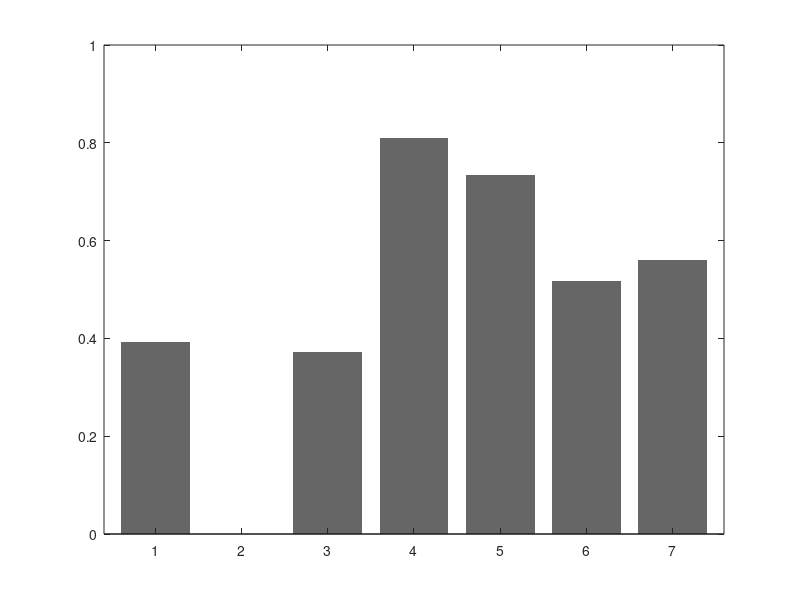

This figure's MATLAB source: (Note: this script raises an error after producing the figure.)
clear all
close all
clc

region = {'Northeast', 'Inner Mongolia', 'Northwest', 'North', 'East', 'Central', 'South'};

capacity = [
    107 % northeast, [GW]
     56 % inner mongolia
    118 % northwest
    195 % north
    233 % east
    236 % central
    202];%south

peak_demand = [
     42 % [GW]
    nan
     44
    158
    171
    122
    113];

generation_adaquacy = peak_demand./capacity;

% ==============================
figure(1); clf;
bar(generation_adaquacy, 'facec', [0.4 0.4 0.4], 'edge', 'none');
ylim([0 1]);
xlim([0.4 7.6]);
goldenratio;
set(gca, 'fontsize', 8);
ylabel('Generation Adaquacy (-)');
h = my_xticklabels(gca, 1:7, region, 'Rotation',25, 'horizontalalignment', 'right', 'fontsize', 8);
box off;
my_gridline('y');
set(gca, 'layer', 'bottom');
set(gca, 'pos', [0.1300    0.2017    0.8335    0.7401]);
text(2,0.03, 'N/A', 'rotation', 90, 'fontsize', 9, 'fontweight', 'bold');
text(0.65, 0.92, 'Peak/Capacity Ratio')
% export_fig generation_adaquacy -painters;



